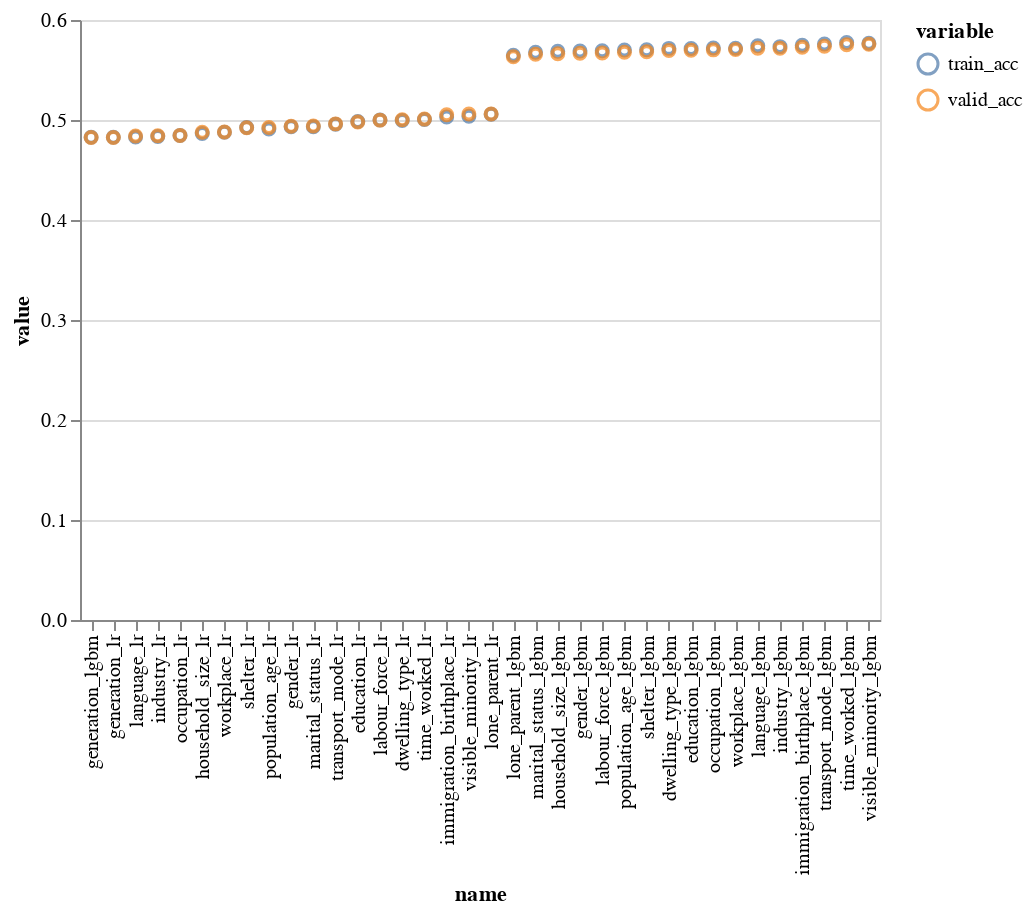

Notebook source saved alongside this figure:
### Code cell
alt.Chart(accuracy_df.melt(id_vars='name')).mark_point().encode(
    x=alt.X('name:N', sort=list(accuracy_df.name)),
    y=alt.Y('value:Q'),
    color='variable'
    )

### Figure 1 — Vega-Lite specification as saved in the notebook (floating-point values rounded to 4 significant figures)
{"$schema": "https://vega.github.io/schema/vega-lite/v3.4.0.json", "config": {"mark": {"tooltip": null}, "view": {"height": 300, "width": 400}}, "data": {"name": "data-2b39ddb29f3820f93b6913bff57903f5"}, "datasets": {"data-2b39ddb29f3820f93b6913bff57903f5": [{"name": "generation_lgbm", "value": 0.4827, "variable": "train_acc"}, {"name": "generation_lr", "value": 0.4827, "variable": "train_acc"}, {"name": "language_lr", "value": 0.4831, "variable": "train_acc"}, {"name": "industry_lr", "value": 0.4836, "variable": "train_acc"}, {"name": "occupation_lr", "value": 0.4846, "variable": "train_acc"}, {"name": "household_size_lr", "value": 0.4865, "variable": "train_acc"}, {"name": "workplace_lr", "value": 0.4878, "variable": "train_acc"}, {"name": "shelter_lr", "value": 0.4924, "variable": "train_acc"}, {"name": "population_age_lr", "value": 0.4909, "variable": "train_acc"}, {"name": "gender_lr", "value": 0.4932, "variable": "train_acc"}, {"name": "marital_status_lr", "value": 0.4932, "variable": "train_acc"}, {"name": "transport_mode_lr", "value": 0.4958, "variable": "train_acc"}, {"name": "education_lr", "value": 0.4985, "variable": "train_acc"}, {"name": "labour_force_lr", "value": 0.5001, "variable": "train_acc"}, {"name": "dwelling_type_lr", "value": 0.4995, "variable": "train_acc"}, {"name": "time_worked_lr", "value": 0.5005, "variable": "train_acc"}, {"name": "immigration_birthplace_lr", "value": 0.503, "variable": "train_acc"}, {"name": "visible_minority_lr", "value": 0.5038, "variable": "train_acc"}, {"name": "lone_parent_lr", "value": 0.5057, "variable": "train_acc"}, {"name": "lone_parent_lgbm", "value": 0.5647, "variable": "train_acc"}, {"name": "marital_status_lgbm", "value": 0.5677, "variable": "train_acc"}, {"name": "household_size_lgbm", "value": 0.5687, "variable": "train_acc"}, {"name": "gender_lgbm", "value": 0.5691, "variable": "train_acc"}, {"name": "labour_force_lgbm", "value": 0.5693, "variable": "train_acc"}, {"name": "population_age_lgbm", "value": 0.5699, "variable": "train_acc"}, {"name": "shelter_lgbm", "value": 0.5703, "variable": "train_acc"}, {"name": "dwelling_type_lgbm", "value": 0.5716, "variable": "train_acc"}, {"name": "education_lgbm", "value": 0.5715, "variable": "train_acc"}, {"name": "occupation_lgbm", "value": 0.572, "variable": "train_acc"}, {"name": "workplace_lgbm", "value": 0.5717, "variable": "train_acc"}, {"name": "language_lgbm", "value": 0.5743, "variable": "train_acc"}, {"name": "industry_lgbm", "value": 0.5734, "variable": "train_acc"}, {"name": "immigration_birthplace_lgbm", "value": 0.5747, "variable": "train_acc"}, {"name": "transport_mode_lgbm", "value": 0.5759, "variable": "train_acc"}, {"name": "time_worked_lgbm", "value": 0.5775, "variable": "train_acc"}, {"name": "visible_minority_lgbm", "value": 0.5767, "variable": "train_acc"}, {"name": "generation_lgbm", "value": 0.4825, "variable": "valid_acc"}, {"name": "generation_lr", "value": 0.4825, "variable": "valid_acc"}, {"name": "language_lr", "value": 0.484, "variable": "valid_acc"}, {"name": "industry_lr", "value": 0.4843, "variable": "valid_acc"}, {"name": "occupation_lr", "value": 0.4846, "variable": "valid_acc"}, {"name": "household_size_lr", "value": 0.4878, "variable": "valid_acc"}, {"name": "workplace_lr", "value": 0.4879, "variable": "valid_acc"}, {"name": "shelter_lr", "value": 0.4922, "variable": "valid_acc"}, {"name": "population_age_lr", "value": 0.4924, "variable": "valid_acc"}, {"name": "gender_lr", "value": 0.4938, "variable": "valid_acc"}, {"name": "marital_status_lr", "value": 0.494, "variable": "valid_acc"}, {"name": "transport_mode_lr", "value": 0.4961, "variable": "valid_acc"}, {"name": "education_lr", "value": 0.498, "variable": "valid_acc"}, {"name": "labour_force_lr", "value": 0.4999, "variable": "valid_acc"}, {"name": "dwelling_type_lr", "value": 0.5003, "variable": "valid_acc"}, {"name": "time_worked_lr", "value": 0.5009, "variable": "valid_acc"}, {"name": "immigration_birthplace_lr", "value": 0.5053, "variable": "valid_acc"}, {"name": "visible_minority_lr", "value": 0.5059, "variable": "valid_acc"}, {"name": "lone_parent_lr", "value": 0.506, "variable": "valid_acc"}, {"name": "lone_parent_lgbm", "value": 0.5632, "variable": "valid_acc"}, {"name": "marital_status_lgbm", "value": 0.5657, "variable": "valid_acc"}, {"name": "household_size_lgbm", "value": 0.5663, "variable": "valid_acc"}, {"name": "gender_lgbm", "value": 0.5668, "variable": "valid_acc"}, {"name": "labour_force_lgbm", "value": 0.5671, "variable": "valid_acc"}, {"name": "population_age_lgbm", "value": 0.5678, "variable": "valid_acc"}, {"name": "shelter_lgbm", "value": 0.5683, "variable": "valid_acc"}, {"name": "dwelling_type_lgbm", "value": 0.5695, "variable": "valid_acc"}, {"name": "education_lgbm", "value": 0.5698, "variable": "valid_acc"}, {"name": "occupation_lgbm", "value": 0.5702, "variable": "valid_acc"}, {"name": "workplace_lgbm", "value": 0.5704, "variable": "valid_acc"}, {"name": "language_lgbm", "value": 0.5718, "variable": "valid_acc"}, {"name": "industry_lgbm", "value": 0.5718, "variable": "valid_acc"}, {"name": "immigration_birthplace_lgbm", "value": 0.5728, "variable": "valid_acc"}, {"name": "transport_mode_lgbm", "value": 0.5738, "variable": "valid_acc"}, {"name": "time_worked_lgbm", "value": 0.5753, "variable": "valid_acc"}, {"name": "visible_minority_lgbm", "value": 0.5757, "variable": "valid_acc"}]}, "encoding": {"color": {"field": "variable", "type": "nominal"}, "x": {"field": "name", "sort": ["generation_lgbm", "generation_lr", "language_lr", "industry_lr", "occupation_lr", "household_size_lr", "workplace_lr", "shelter_lr", "population_age_lr", "gender_lr", "marital_status_lr", "transport_mode_lr", "education_lr", "labour_force_lr", "dwelling_type_lr", "time_worked_lr", "immigration_birthplace_lr", "visible_minority_lr", "lone_parent_lr", "lone_parent_lgbm", "marital_status_lgbm", "household_size_lgbm", "gender_lgbm", "labour_force_lgbm", "population_age_lgbm", "shelter_lgbm", "dwelling_type_lgbm", "education_lgbm", "occupation_lgbm", "workplace_lgbm", "language_lgbm", "industry_lgbm", "immigration_birthplace_lgbm", "transport_mode_lgbm", "time_worked_lgbm", "visible_minority_lgbm"], "type": "nominal"}, "y": {"field": "value", "type": "quantitative"}}, "mark": "point"}
